Frame 1 (no input): blank canvas, image omitted
Frame 60 (the mouse pressed at the canvas centre just before this capture): blank canvas, image omitted
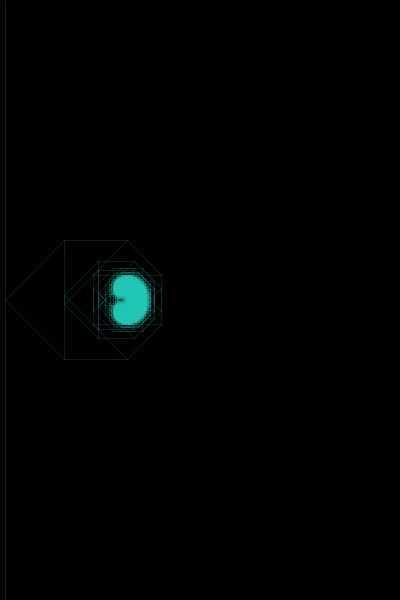
Frame 120 (the mouse held since frame 60 and released just before this capture)

The Processing sketch whose frames 1 and 60 were blank and that drew this single picture after the mouse press (run headless with seeded random() and noise(); from frame 60 on, the mouse is pressed at the canvas centre):

// Processing sketch: processing_104235
// ── processing_104235.pde

/**
 * Recursive Tree
 * by Daniel Shiffman.  
 * 
 * Renders a simple tree-like structure via recursion. 
 * The branching angle is calculated as a function of 
 * the horizontal mouse location. Move the mouse left
 * and right to change the angle.
 */
 
 ///edit by Cameron Breze @ pgss 2013
 //my initials? see if you can find them
 
 
float theta;   

void setup() {
  size(400, 600);
}

void draw() {
  background(0);
  frameRate(30);
  // Let's pick an angle 0 to 90 degrees based on the mouse position
  float a = (mouseX / (float) width) * 90f;
  // Convert it to radians
  theta = radians(a);
  // Start the tree from the bottom of the screen
  translate(5,height);
  // Draw a line 120 pixels
  line(0,0,0,-300);
  // Move to the end of that line
  translate(0,-300);
  // Start the recursive branching!
  //branch(510);
  //stroke(40, 120, 70, 40);
  //branch(270);
  //stroke(100, 80, 215, 40);
  //branch(60);
  //stroke(20, 205, 180, 40);
  //branch(150);
  //stroke(150, 175, 10, 40);
  //branch(90);
  stroke(30, 200, 180, 40);
  branch(110);
  //translate(width/2, height);
  line(0,0,0,-300);
  //translate(0, 100);
  //stroke(30, 200, 180, 40);
  //branch(40);

}

void branch(float h) {
  // Each branch will be 2/3rds the size of the previous one
  h *= 0.76;
  
  // All recursive functions must have an exit condition!!!!
  // Here, ours is when the length of the branch is 2 pixels or less
  if (h > 2) {
    pushMatrix();    // Save the current state of transformation (i.e. where are we now)
    rotate(theta);   // Rotate by theta
    line(0, 0, 0, -h);  // Draw the branch
    translate(0, -h); // Move to the end of the branch
    branch(h);       // Ok, now call myself to draw two new branches!!
    popMatrix();     // Whenever we get back here, we "pop" in order to restore the previous matrix state
    
    // Repeat the same thing, only branch off to the "left" this time!
    pushMatrix();    // Save the current state of transformation (i.e. where are we now)
    rotate(-theta);   // Rotate by theta
    line(0, 0, 0, h);  // Draw the branch
    translate(0, h); // Move to the end of the branch
    branch(h);       // Ok, now call myself to draw two new branches!!
    popMatrix();     //

    
  }
}
